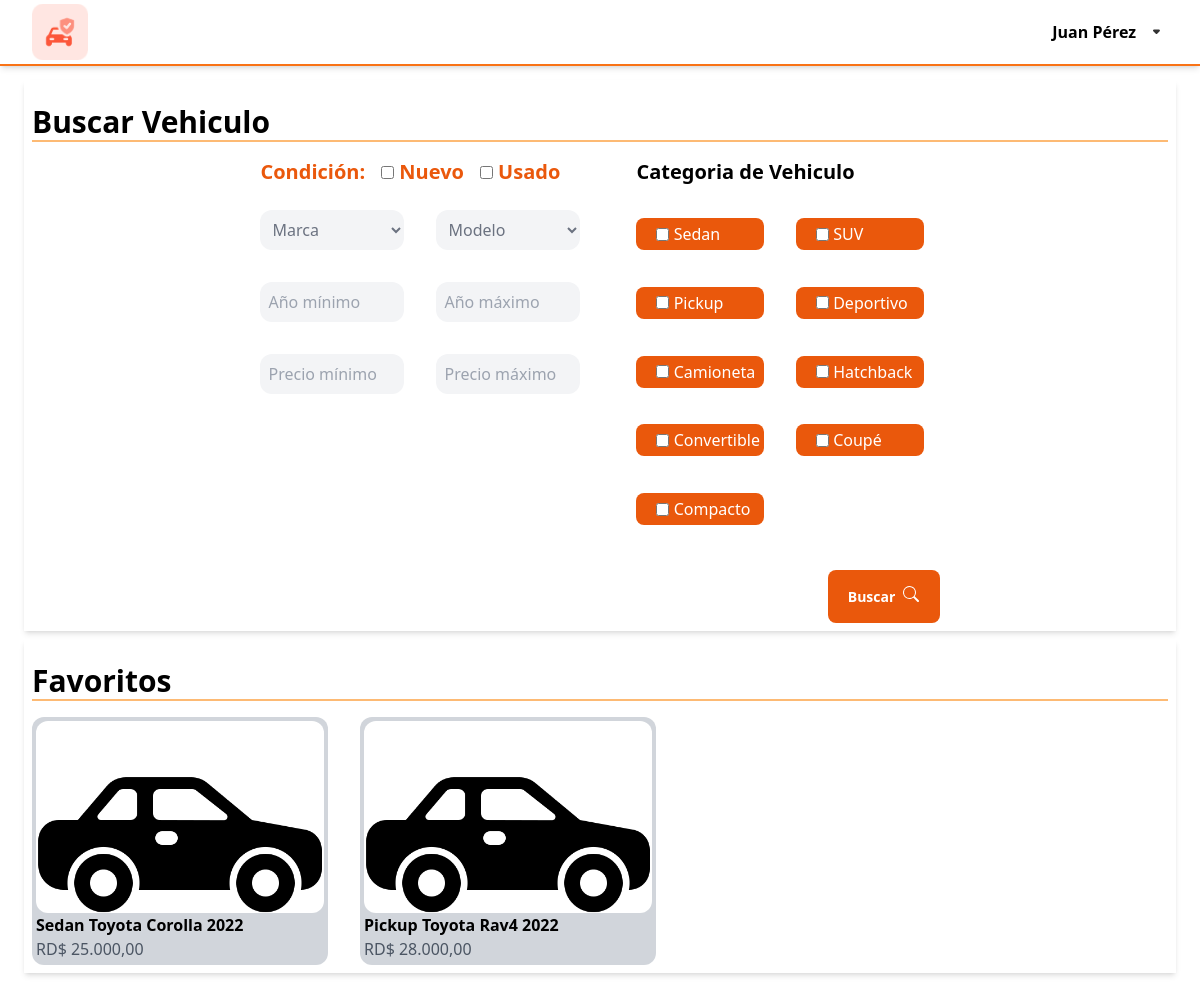
/pages/home.php (signed in), run on the app's committed database.
### tables this page shows
CREATE TABLE IF NOT EXISTS `vehiculo_categoria` (
  `idVehiculo_Categoria` int NOT NULL AUTO_INCREMENT,
  `nombre_Categoria` varchar(45) NOT NULL,
  PRIMARY KEY (`idVehiculo_Categoria`)
);

CREATE TABLE IF NOT EXISTS `favoritos` (
  `idFavorito` int NOT NULL AUTO_INCREMENT,
  `idUsuario` int DEFAULT NULL,
  `idVehiculo` int DEFAULT NULL,
  PRIMARY KEY (`idFavorito`),
  KEY `idUsuario` (`idUsuario`),
  KEY `idVehiculo` (`idVehiculo`)
);

CREATE TABLE IF NOT EXISTS `vehiculos_marcas` (
  `idVehiculos_Marca` int NOT NULL AUTO_INCREMENT,
  `marca_nombre` varchar(45) NOT NULL,
  PRIMARY KEY (`idVehiculos_Marca`),
  UNIQUE KEY `marca_nombre_UNIQUE` (`marca_nombre`)
);

CREATE TABLE IF NOT EXISTS `vehiculos_modelos` (
  `idVehiculos_Modelos` int NOT NULL AUTO_INCREMENT,
  `Modelo_nombre` varchar(45) NOT NULL,
  `marca` int NOT NULL,
  PRIMARY KEY (`idVehiculos_Modelos`),
  UNIQUE KEY `idVehiculos_Modelos_UNIQUE` (`idVehiculos_Modelos`),
  UNIQUE KEY `Modelo_nombre_UNIQUE` (`Modelo_nombre`),
  KEY `marca` (`marca`)
);

CREATE TABLE IF NOT EXISTS `vehiculos_venta` (
  `idVehiculos_Venta` int NOT NULL AUTO_INCREMENT,
  `vehiculo_matricula` varchar(10) NOT NULL,
  `precio` float NOT NULL,
  `millage` float NOT NULL,
  `fecha_adquisicion` date NOT NULL,
  `year` varchar(45) NOT NULL,
  `vehiculo_modelo` int DEFAULT NULL,
  `vehiculo_Categoria` int NOT NULL,
  `nuevo` tinyint(1) NOT NULL DEFAULT '1',
  `image` varchar(100) NOT NULL,
  `puertas` varchar(20) NOT NULL,
  `motor` varchar(20) NOT NULL,
  `trasmision` varchar(20) NOT NULL,
  `traccion` varchar(20) NOT NULL,
  `pasajeros` varchar(20) NOT NULL,
  `color` varchar(20) NOT NULL,
  `disponible` tinyint(1) NOT NULL,
  PRIMARY KEY (`idVehiculos_Venta`),
  KEY `categoria_idx` (`vehiculo_Categoria`),
  KEY `vehiculo_modelo_UNIQUE` (`vehiculo_modelo`) USING BTREE
);

### pages/home.php (the view, shortened to what this page needs)
<?php session_start();
require("../php/connection.php");
$categoria = $mysqli->query("SELECT * FROM `vehiculo_categoria`");
$favoritos = $mysqli->query("select * from favoritos left join vehiculos_venta on favoritos.idVehiculo = vehiculos_venta.idVehiculos_Venta left JOIN vehiculos_modelos on idVehiculos_Modelos = vehiculo_modelo  join vehiculos_marcas on vehiculos_modelos.marca = vehiculos_marcas.idVehiculos_Marca join vehiculo_categoria on vehiculos_venta.vehiculo_Categoria = vehiculo_categoria.idVehiculo_Categoria");
?>
<!DOCTYPE html>
<html lang="en">
<head>
    <link href="../css/output.css" rel="stylesheet">
    <link href="../css/input.css" rel="stylesheet">
</head>
<body>
    <div class="w-screen">
        <?php include "./nav.php" ?>
        <form id="cuadro" action="../php/buscar.php" method="post" class="mt-14 p-6 ">
            <div class="p-2 shadow-md ">
                <span class="block text-3xl font-bold my-4  border-b-2 border-orange-300 relative ">Buscar Vehiculo
                </span>
                <div class="flex justify-center gap-14">
                    <div class="flex flex-col gap-6 max-w-xs">
                        <div class="flex text-xl font-bold text-orange-600 gap-4 ">
                            Condición:
                            <label>
                                <input type="checkbox" name="condicion[]" value="1"> Nuevo
                            </label>
                            <label>
                                <input type="checkbox" name="condicion[]" value="0"> Usado
                            </label>
                        </div>
                        <div class="grid grid-cols-2 gap-8">
                            <select id="marca" onchange="updateModelo()" name="marca" placeholder="Marca">
                                <option value="" selected>Marca</option>
                            </select>
                            <select id="modelo" name="modelo" placeholder="Modelo">
                                <option value="" selected>Modelo</option>
                            </select>
                            <label>
                                <input type="number" name="anio_min" placeholder="Año mínimo">
                            </label>
                            <label>
                                <input type="number" name="anio_max" placeholder="Año máximo">
                            </label>
                            <label>
                                <input type="number" name="precio_min" placeholder="Precio mínimo">
                            </label>
                            <label>
                                <input type="number" name="precio_max" placeholder="Precio máximo">
                            </label>
                        </div>
                    </div>
                    <div class="flex flex-col gap-8">
                        <span class="text-xl font-bold">Categoria de Vehiculo</span>
                        <div class="grid grid-cols-2 gap-6 gap-x-8 h-80 overflow-scroll pr-4 text-white">
                            <?php
                            if ($categoria) {
                                if ($categoria->num_rows > 0) {
                                    while ($datos = $categoria->fetch_assoc()) {
                            ?>
                                        <label class="bg-orange-600 rounded-lg p-1 ps-5 flex items-center h-fit">
                                            <input type="checkbox" name="tipo[]" value="<?php echo $datos['idVehiculo_Categoria'] ?>">&nbsp;<?php echo $datos['nombre_Categoria'] ?>
                                        </label>
                            <?php
                                    }
                                }
                            } else {
                                echo "<option >Error executing the query: " . $mysqli->error . "</option>";
                            }
                            ?>
                        </div>
                        <button type="submit" class="self-end flex gap-2 justify-center w-28 py-4 bg-orange-600 rounded-lg text-sm leading-normal font-semibold text-white">
                            <span>Buscar</span>
                            <img src="../svg/search.svg" alt="">
                        </button>
                    </div>
                </div>
            </div>
            <div class="p-2 shadow-md mt-2 ">
                <span class="block text-3xl font-bold my-4 border-b-2 border-orange-300 ">Favoritos</span>
                <div class="flex overflow-x-scroll gap-8 w-full">
                    <?php
                    if ($favoritos) {
                        if ($favoritos->num_rows > 0) {
                            while ($datos = $favoritos->fetch_assoc()) {
                    ?>
                                <a href="./detalle.php?id=<?php echo $datos['idVehiculos_Venta']?>" class="h-fit bg-gray-300 hover:bg-orange-200 rounded-xl p-1">
                                    <div class="w-72 h-48 object-fill rounded-xl bg-white overflow-hidden">
                                        <img src="../pictures/<?php echo is_file("../pictures/carro_" . $datos['idVehiculos_Venta']) ? "carro_" . $datos['idVehiculos_Venta'] : "default.jpg" ?> " alt="">
                                    </div>
                                    <p class="font-bold text-black"><?php echo   $datos['nombre_Categoria'] . " " . $datos['marca_nombre'] . " " . $datos['Modelo_nombre'] . " " . $datos['year']; ?> </p>
                                    <p class="text-gray-600">RD$ <?php echo number_format($datos['precio'], 2, ',', '.'); ?></p>
                            </a>
                    <?php
                            }
                        } else {
                            echo "<div class='w-full  text-center'>
                                    <span class='text-xl font-semibold'>No hay vehiculos en favoritos.</span>
                                </div>";
                        }
                    } else {
                        echo "<tr><td colspan='5'>Error executing the query: " . $mysqli->error . "</td></tr>";
                    }
                    ?>
                </div>
            </div>
        </form>
    </div>
</body>
</html>

### css/input.css (style rules this page uses)
textarea,select,input { @apply bg-gray-100; @apply rounded-xl; @apply p-2; @apply text-gray-500; @apply custom-number-input; }
textarea,select,input:not([type="checkbox"],[type="radio"]) { @apply outline-none; @apply w-full; }
a,button { @apply hover:bg-orange-700; }

### data on the page
vehiculo_categoria: nombre_Categoria "Sedan"
vehiculo_categoria: nombre_Categoria "SUV"
vehiculo_categoria: nombre_Categoria "Pickup"
vehiculo_categoria: nombre_Categoria "Deportivo"
vehiculo_categoria: nombre_Categoria "Camioneta"
vehiculo_categoria: nombre_Categoria "Hatchback"
vehiculo_categoria: nombre_Categoria "Convertible"
vehiculo_categoria: nombre_Categoria "Coupé"
vehiculo_categoria: nombre_Categoria "Compacto"
favoritos: vehiculo_categoria.nombre_Categoria "Sedan", vehiculos_marcas.marca_nombre "Toyota", vehiculos_modelos.Modelo_nombre "Corolla", idVehiculo.year "2022", idVehiculo.precio "25.000,00"
favoritos: vehiculo_categoria.nombre_Categoria "Pickup", vehiculos_marcas.marca_nombre "Toyota", vehiculos_modelos.Modelo_nombre "Rav4", idVehiculo.year "2022", idVehiculo.precio "28.000,00"

### other printed values
$nombre "Juan"
$apellido "Pérez"
